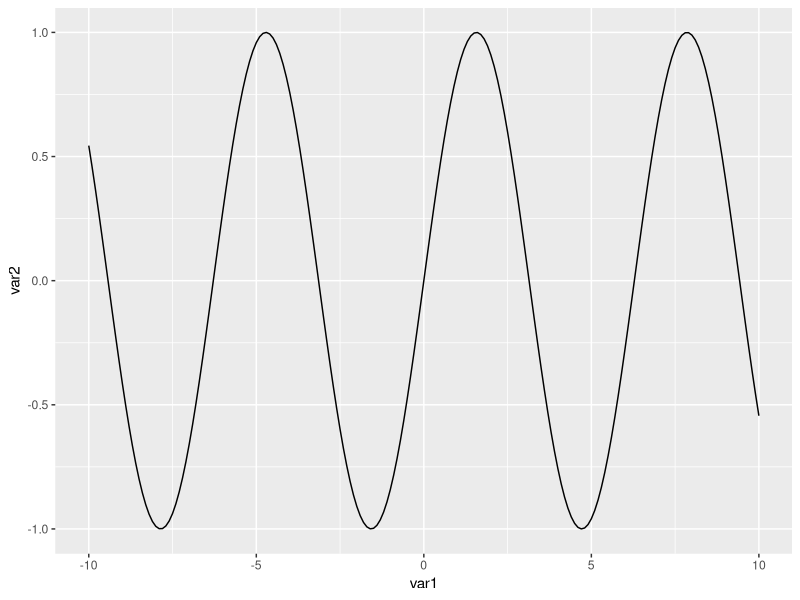
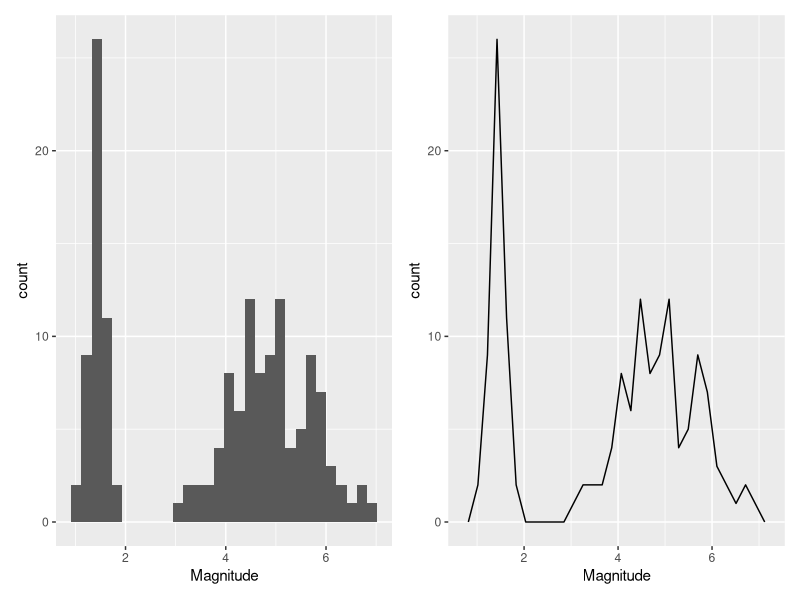
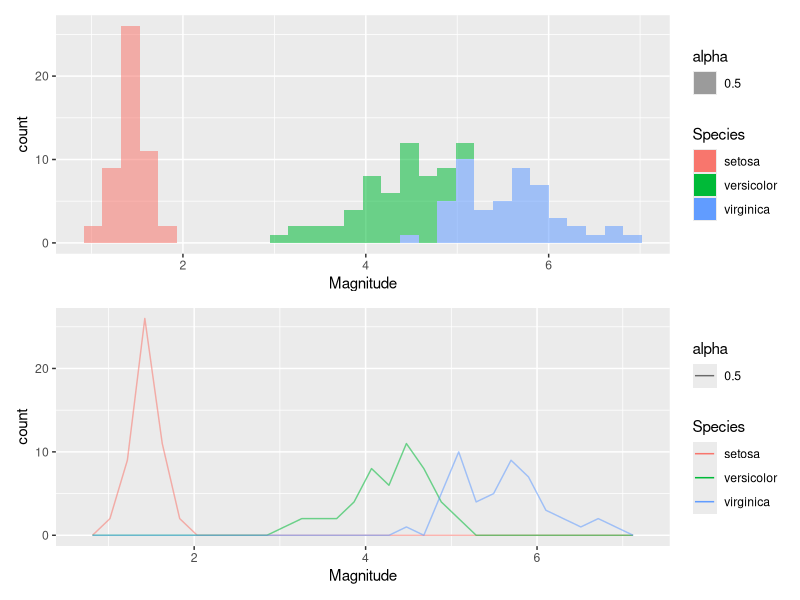
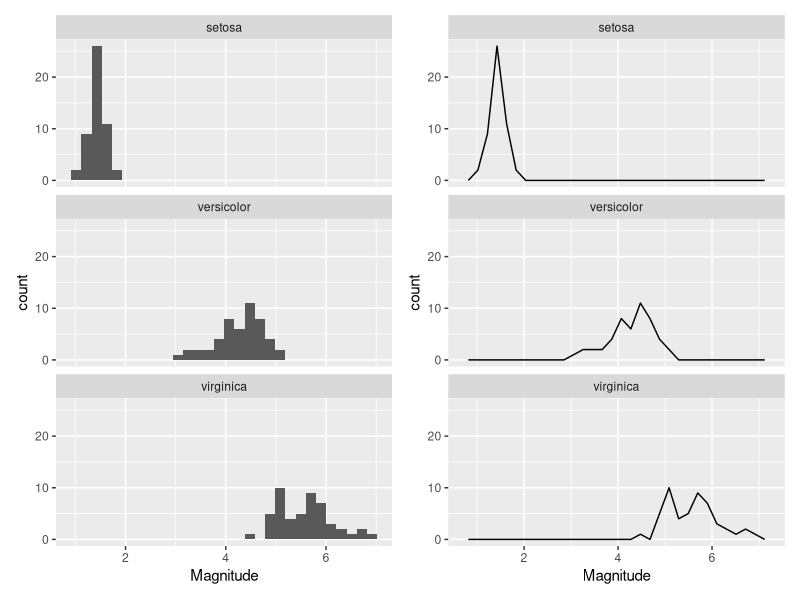
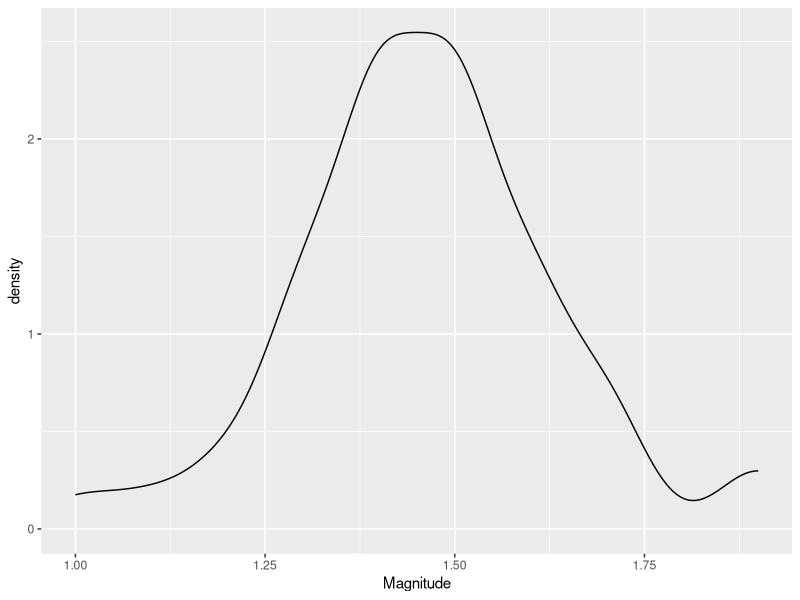
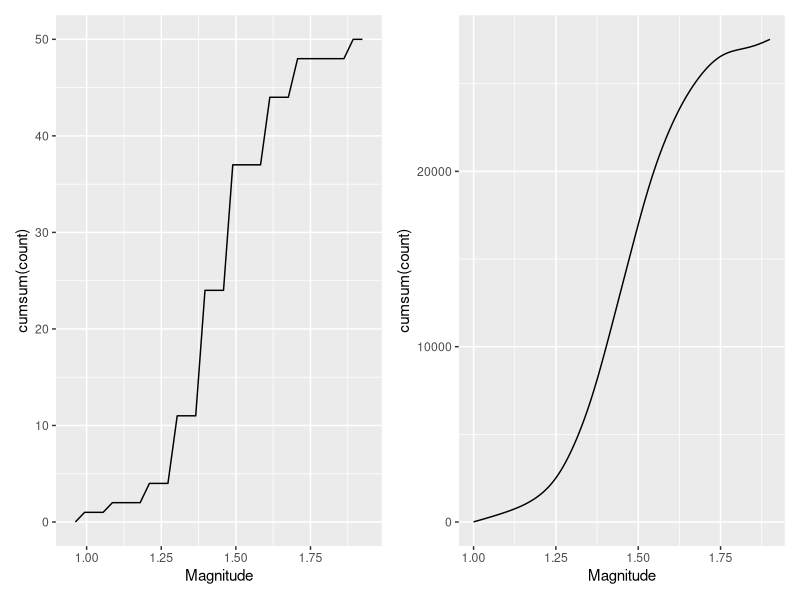
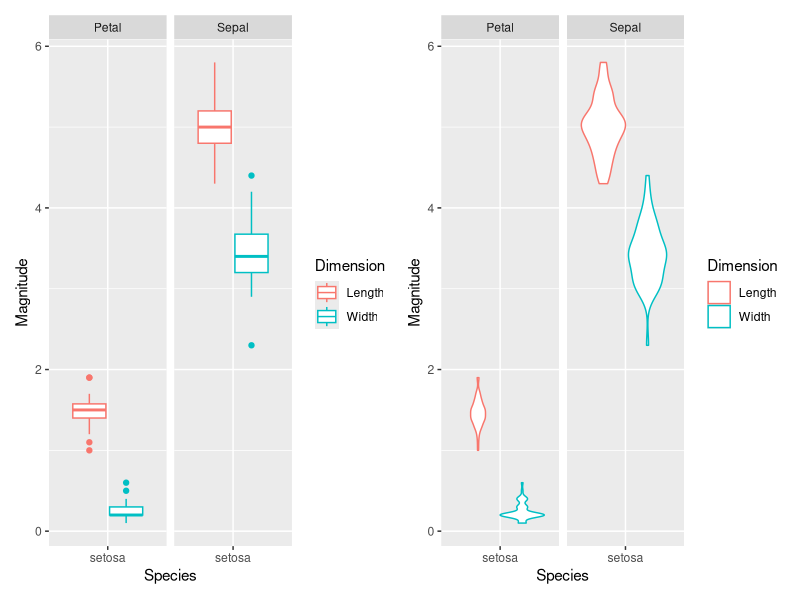
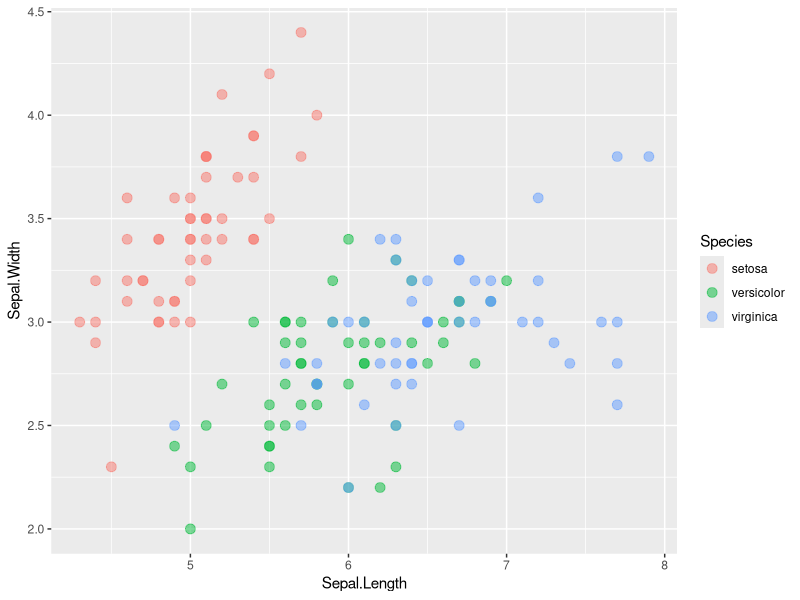

These figures' R source, in order: (Note: this script raises an error after producing the figures.)
## ---- chunk 1
library(tidyverse)
library(ggplot2)
library(patchwork)
## ---- chunk 2
# Primero generamos una set de datos
data <- tibble(var1 = seq(-10,10,0.1), var2 = sin(var1) )

# Luego creeamos el gráfico
grafico1 <- ggplot(data) +
  aes(x = var1, y = var2) +
  geom_line()# +
  # geom_point()

# Finalmente dibujamos el gráfico creado
grafico1
## ---- chunk 3
# Pongo los años en un vector para simplificar la lectura de la transformación
variables <- variables <- variable.names(iris)[1:4]

irisTidy <- iris %>%
  # Creamos una vaiable de identificación para cada flor (cada línea en el dataframe original)
  mutate(idFlower = row_number()) %>% 
  # Transformo el dataframe en Tidy
  pivot_longer(variables, names_to = "Variable", values_to = "Magnitude") %>%
  # Separamos la columna de variable en dos
  separate(Variable, into = c("FloralPart", "Dimension"), sep = "\\.")

irisTidy$FloralPart <- factor(irisTidy$FloralPart)
irisTidy$Dimension <- factor(irisTidy$Dimension)
## ---- chunk 4
# Primero generamos una set de datos
data <- irisTidy %>% filter(FloralPart == "Petal" & Dimension == "Length")

# Luego creeamos el gráfico
grafico2 <- ggplot(data) +
  aes(x = Magnitude) +
  geom_histogram()

# Igual al anterior pero con un polígono
grafico3 <- ggplot(data) +
  aes(x = Magnitude) +
  geom_freqpoly()

# Finalmente dibujamos los gráficos creados
grafico2 + grafico3
## ---- chunk 5
# Primero generamos una set de datos
data <- irisTidy %>% filter(FloralPart == "Petal" & Dimension == "Length")

# Luego creeamos el gráfico
grafico4 <- ggplot(data) +
  aes(x = Magnitude, fill = Species, alpha = 0.5) +
  geom_histogram()

# Igual al anterior pero con un polígono
grafico5 <- ggplot(data) +
  aes(x = Magnitude, color = Species, alpha = 0.5) +
  geom_freqpoly()

# Finalmente dibujamos los gráficos creados
grafico4 / grafico5
## ---- chunk 6
# Primero generamos una set de datos
data <- irisTidy %>% filter(FloralPart == "Petal" & Dimension == "Length")

# Luego creeamos el gráfico
grafico6 <- ggplot(data) +
  aes(x = Magnitude) +
  geom_histogram() + 
  facet_wrap(vars(Species), dir = "v") # facet repite el gráfico separando los datos de acuerdo a la variable indicada

# Igual al anterior pero con un polígono
grafico7 <- ggplot(data) +
  aes(x = Magnitude) +
  geom_freqpoly() + 
  facet_wrap(vars(Species), dir = "v")

# Finalmente dibujamos los gráficos creados
grafico6 + grafico7
## ---- chunk 7
# Primero generamos una set de datos
data <- irisTidy %>% filter(FloralPart == "Petal" & Dimension == "Length" & Species == "setosa")

# Luego creeamos el gráfico
grafico8 <- ggplot(data) +
  aes(x = Magnitude) +
  geom_density()

# Finalmente dibujamos el gráfico creado
grafico8
## ---- chunk 8
# Frecuencia acumulada
grafico9 <- ggplot(data) +
  aes(x = Magnitude) +
  geom_freqpoly(aes(y=cumsum(..count..)))

# Igual al anterior pero con un densidad
grafico10 <- ggplot(data) +
  aes(x = Magnitude) +
  geom_density(aes(y=cumsum(..count..)))

grafico9 + grafico10
## ---- chunk 9
# Primero generamos una set de datos
data <- irisTidy %>% 
  filter(Species == "setosa")

# Luego creeamos el gráfico
grafico11 <- ggplot(data) +
  aes(y = Magnitude, x = Species, color = Dimension) +
  geom_boxplot() +
  facet_wrap(vars(FloralPart))# +
#  geom_jitter()

grafico12 <- ggplot(data) +
  aes(y = Magnitude, x = Species, color = Dimension) +
  geom_violin() +
  facet_wrap(vars(FloralPart))# +
#  geom_jitter()

# Finalmente dibujamos el gráfico creado
grafico11 + grafico12
## ---- chunk 10
# Primero generamos una set de datos
data <- iris

# Luego creeamos el gráfico
grafico13 <- ggplot(data) +
  aes(x = Sepal.Length, y = Sepal.Width, color = Species) +
    geom_point(size = 3, alpha = 0.5)# +
#    geom_smooth(method=lm, se=FALSE)
# Finalmente dibujamos el gráfico creado
grafico13
## ---- chunk 11
irisUnTidy <- irisTidy %>%
  filter(FloralPart == "Sepal") %>%
  pivot_wider(
    names_from = Dimension,
    values_from = Magnitude
  )
## ---- chunk 12
ggplot(irisUnTidy, aes(x = Length, y = Width, color = Species)) +
  geom_point(size = 4, alpha = 0.7) +  # Puntos más grandes y más obscuros
  scale_color_brewer(palette = "Set1")# +  # Otra paleta de colores
#  geom_smooth(method=lm, se=FALSE) # Se agregan líneas de regresión
## ---- chunk 13
library(dplyr)

# Calcular estadísticas por FloralPart y Dimension
iris_summary <- irisTidy %>%
  group_by(FloralPart, Dimension) %>%
  summarise(
    n = n(),
    mean = mean(Magnitude),
    sd = sd(Magnitude),
    se = sd / sqrt(n),
    lower_ci = mean - 1.96 * se,
    upper_ci = mean + 1.96 * se
    # Intervalo de confianza del 95% (usando t-distribución)
    # lower_ci = mean - qt(0.975, df = n - 1) * se,
    # upper_ci = mean + qt(0.975, df = n - 1) * se
  )
## ---- chunk 14
ggplot(iris_summary, aes(x = FloralPart, y = mean, fill = Dimension)) +
  # Columnas para las medias
  geom_col(position = position_dodge(width = 0.9), width = 0.7) +
  # geom_bar(position = position_dodge(width = 0.9), width = 0.7) +
  # Barras de error (intervalo de confianza)
  geom_errorbar(
    aes(ymin = lower_ci, ymax = upper_ci),
    position = position_dodge(width = 0.9),
    width = 0.25,
    color = "black",
    linewidth = 0.5
  ) +
  labs(title = "Media con IC del 95% (usando summarise() y geom_col())")
## ---- chunk 15
ggplot(irisTidy, aes(x = FloralPart, y = Magnitude, fill = Dimension)) +
# Para cambiar la orientación de las barras (ponerlas horizontales) hay que invertir las variables x e y
# ggplot(irisTidy, aes(x = Magnitude, y = FloralPart, fill = Dimension)) +
  stat_summary(
    fun = mean,
    geom = "bar",
    position = position_dodge(width = 0.9),
    width = 0.7
  ) +
  stat_summary(
    fun.data = mean_cl_normal,
    geom = "errorbar",
    position = position_dodge(width = 0.9),
    width = 0.25
  ) +
  labs(title = "Media con IC del 95% (usando stat_summary)")
## ---- chunk 16
# Primero generamos una set de datos
data <- irisUnTidy

# Luego creeamos el gráfico
grafico14 <- ggplot(data) +
  aes(x = Length, y = Width, color = Species) +
    geom_line()
# Finalmente dibujamos el gráfico creado
grafico14
## ---- chunk 17
# Primero generamos una set de datos
data <- irisUnTidy

# Luego creeamos el gráfico
grafico15 <- ggplot(data) +
  aes(x = Length, y = Width, color = Species) +
    geom_line() + 
    coord_polar(theta = "x")
# Finalmente dibujamos el gráfico creado
grafico15
## ---- chunk 18
grafico13 + 
  xlim(0, 10) +
  ylim(0, 5)
## ---- chunk 19
grafico13 + 
  scale_x_continuous(trans='log2')
## ---- chunk 20
grafico13 + 
  scale_y_continuous(trans='log10')
## ---- chunk 21
grafico11 +
  scale_y_sqrt()
## ---- chunk 22
grafico11 +
  scale_y_reverse()
## ---- chunk 23
grafico4 +
  labs(
    title = "Histograma",
    subtitle = "Largos de los pétalos por especie",
    caption = "Se muestra la frecuencia absoluta",
    x = "Longitud del Pétalo (cm)",
    y = "Frecuencia"
  ) 
## ---- chunk 24
(grafico4 +
  theme_linedraw()) /

(grafico4 +
  theme_dark())
## ---- chunk 25
library(RColorBrewer)
display.brewer.all()
## ---- chunk 26
grafico13 + 
  theme_gray() +
  scale_color_brewer(palette = "Set1")
## ---- chunk 27
grafico1 +
  geom_abline(slope = 0.05, intercept = -0.3, colour = "red", linewidth = 2) +
  geom_segment(x = -5, y = 0.8,
               xend = 3, yend = 0,
               color = "blue",
               arrow = arrow()) + 
  geom_text(aes(x = -8, y = 1), label = "Mire aquí",
            size = 10, color = "green")
  
## ---- chunk 28
grafico13 +
  stat_ellipse()
## ---- chunk 29
library(GGally)
ggpairs(iris, aes(color = Species, alpha = 0.5)) +
  scale_color_brewer(palette = "Dark2")
## ---- chunk 30
graficoVelas <- dataBolsaPeriodo %>% as.data.frame() %>% select(2:8) %>%
  candleChart()
# candleChart(theme='white',up.col='blue',dn.col='red')
